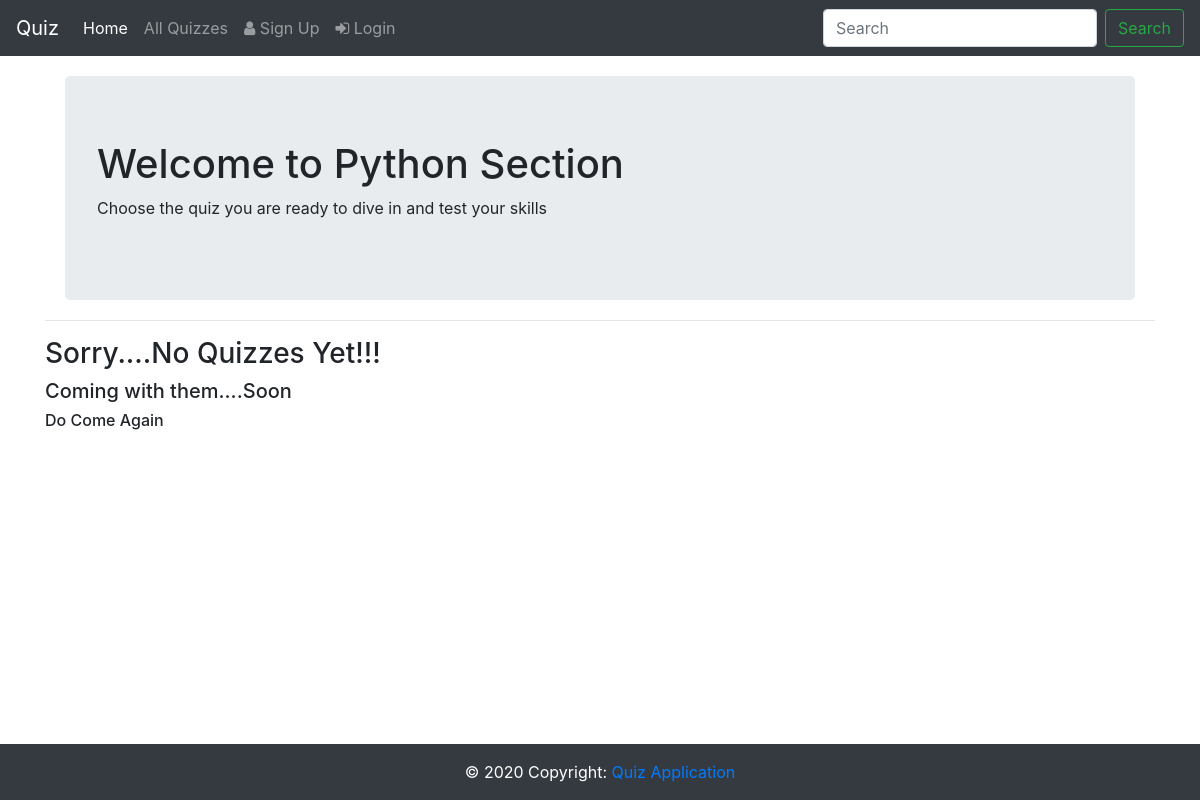
/quiz/category_quiz/Python, run on an earlier commit of the app's database.
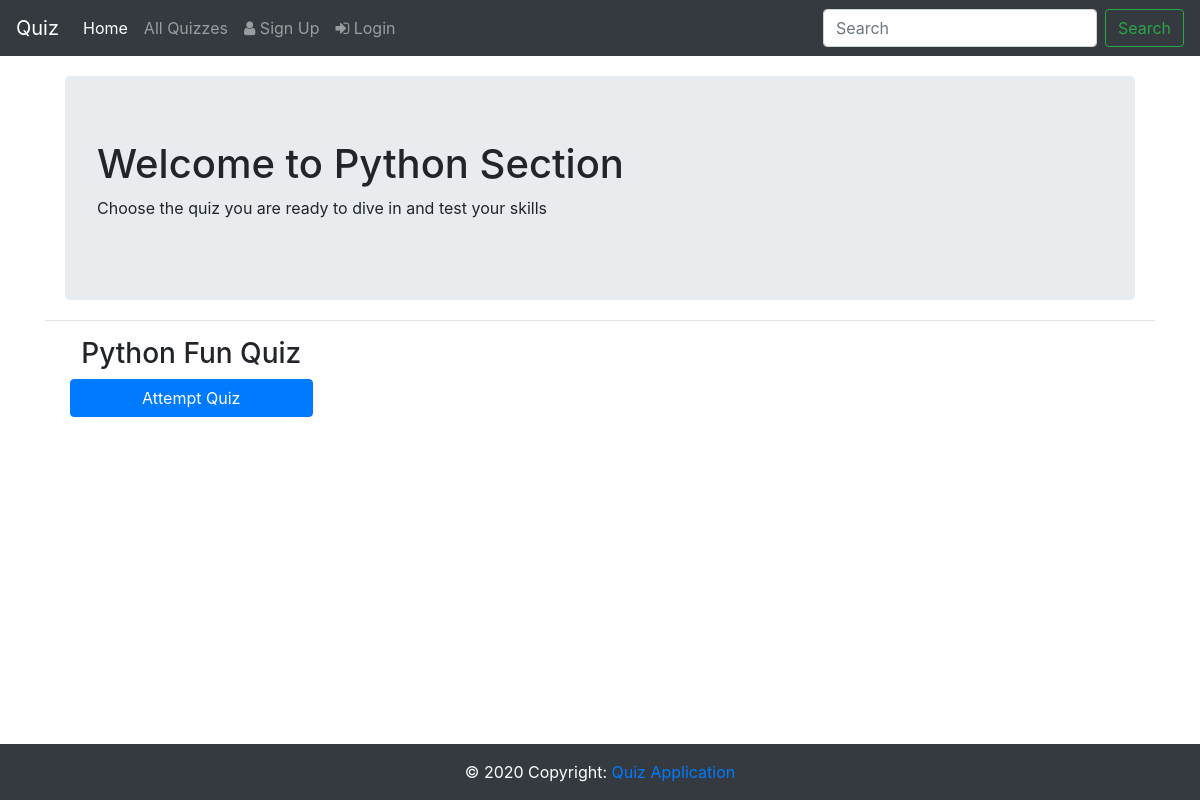
And on a later commit of the database.
### QuizApp/models.py (models this page shows, shortened)
class Quiz(models.Model):
    MARKING_CHOICES = [
    ('same', 'Same Marking for all Category'),
    ('different', 'Different Marking for all Category'),
    ]
    title = models.CharField(
        verbose_name=("Title"),
        max_length=60, blank=False)
    description = models.TextField(
        verbose_name=("Description"),
        default = "Get Set Go",
        blank=True, help_text=("A description of the quiz. [Optional]"))
    category = models.ForeignKey(
        Category, null=True, blank=False,
        verbose_name=("Category"), on_delete=models.CASCADE)
    random_order = models.BooleanField(
        blank=False, default=False,
        verbose_name=("Random Order"),
        help_text=("Display the questions in "
                    "a random order or as they "
                    "are set?"))
    max_questions = models.PositiveIntegerField(
        blank=False, null=True, verbose_name=("Max Questions"),
        help_text=("Number of questions to be asked on each attempt. [Optional]"))
    answers_at_end = models.BooleanField(
        blank=False, default=False,
        help_text=("Correct answer is NOT shown after question."
                    " Answers displayed at the end."),
        verbose_name=("Answers at end"))
    pass_mark = models.SmallIntegerField(
        blank=False, default=100,
        verbose_name=("Pass Mark"),
        help_text=("Percentage required to pass exam."),
        validators=[MaxValueValidator(100)])
    marking = models.CharField(max_length=250, choices=MARKING_CHOICES, default='same')
    success_text = models.TextField(
        blank=True, help_text=("Displayed if user passes. [Optional]"),
        verbose_name=("Success Text"), default = "Hey, you successfully passed the quiz. It was difficult but you indeed succeeded. Congratulations and wish you more success!!!.")
    fail_text = models.TextField(
        verbose_name=("Fail Text"),
        blank=True, help_text=("Displayed if user fails. [Optional]"), default = "Hey, you were not able to pass this time. But don't lose hope. Work hard and come with a bang next time.")
    time_alloted = models.CharField(
        max_length=250,
        verbose_name=("Time Alloted"),
        blank=False, help_text=("Time to be alloted for Quiz."),)
    slug = models.SlugField(max_length = 250, null = True, blank = True,)
    quiz_setter = models.ForeignKey(User,on_delete=models.CASCADE,default=None)
    ready_status = models.BooleanField(blank=True, default=False)
    class Meta:
        verbose_name = ("Quiz")
        verbose_name_plural = ("Quizzes")

### QuizApp/views.py (the view)
# urls.py: path('category_quiz/<str:category>', views.CategoryQuiz.as_view(), name = "category_quiz"),
class CategoryQuiz(View):
	def get(self,request,*args,**kwargs):
		category = Category.objects.filter(category = kwargs['category'])
		quiz = Quiz.objects.filter(category = category[0],ready_status = "True").values()
		context = {}
		context['category_quiz'] = quiz
		context['category'] = kwargs['category']
		return render(request, 'category_quiz.html', context)

### templates/category_quiz.html (shortened to what this page needs)
{% extends 'base_nav.html' %}
{% block body %}
    <div class="container">
        <div class="jumbotron" style="margin: 20px;">
            <h1>Welcome to {{category}} Section</h1>
            <p>Choose the quiz you are ready to dive in and test your skills</p>
        </div>
        <hr>
        {% if category_quiz %}
	    	{% for quiz in category_quiz %}
			    {% if forloop.first %}<div class="row text-center" style="margin: 10px;">{% endif %}
			    <div class="col-lg-3 col-md-6 col-sm-6" >
	    			<div class="thumbnail">
						<div class="caption">
							<h3> {{quiz.title}} </h3>
							<p><a href="{% url 'quiz_detail' quiz.slug %}" role="button" class="btn btn-primary btn-block">Attempt Quiz</a></p>
						</div>
					</div>
			    </div>
			    {% if forloop.last %}</div>{% endif %}
			{% endfor %}
		{% else %}
			<h3>Sorry....No Quizzes Yet!!!</h3>
			<h5>Coming with them....Soon</h5>
			<h6>Do Come Again</h6>
		{% endif %}
	</div>
{% endblock %}

What changed in the data, as far as the page shows it:
added Quiz: title "Python Fun Quiz"
Also different on the page:
text no longer shown: "Sorry....No Quizzes Yet!!! Coming with them....Soon Do Come Again"
